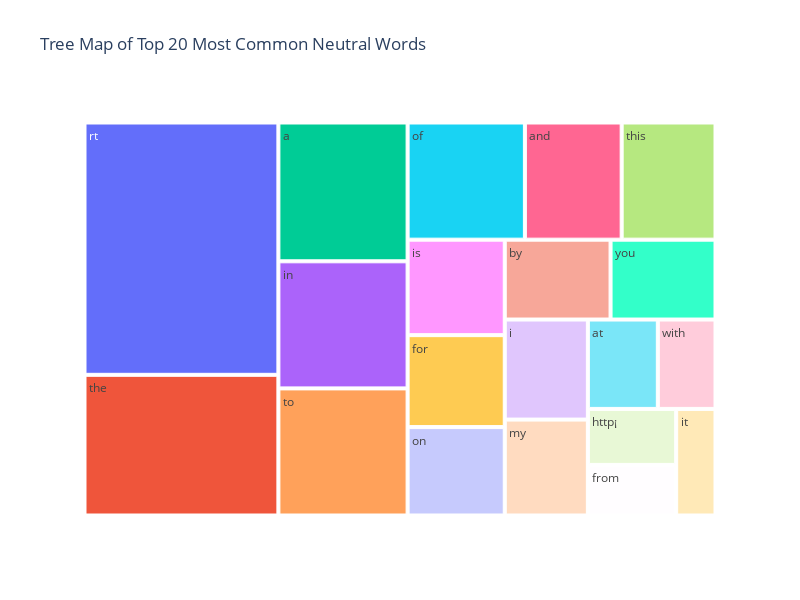

Notebook source saved alongside this figure:
### Code cell
plot_treemap(neutral_treemap_data, 'neutral')

### Figure 1 — Plotly figure (JSON) as saved in the notebook; plotly's stock layout.template omitted (floating-point values rounded to 4 significant figures)
{"data": [{"branchvalues": "total", "domain": {"x": [0, 1], "y": [0, 1]}, "hovertemplate": "labels=%{label}<br>count=%{value}<br>parent=%{parent}<br>id=%{id}<extra></extra>", "ids": ["a", "and", "at", "by", "for", "from", "http¡", "i", "in", "is", "it", "my", "of", "on", "rt", "the", "this", "to", "with", "you"], "labels": ["a", "and", "at", "by", "for", "from", "http¡", "i", "in", "is", "it", "my", "of", "on", "rt", "the", "this", "to", "with", "you"], "name": "", "parents": ["", "", "", "", "", "", "", "", "", "", "", "", "", "", "", "", "", "", "", ""], "type": "treemap", "values": [261, 165, 91, 123, 130, 65, 72, 121, 239, 135, 61, 116, 200, 125, 712, 397, 160, 239, 75, 122]}], "layout": {"height": 600, "legend": {"tracegroupgap": 0}, "title": {"text": "Tree Map of Top 20 Most Common Neutral Words"}, "width": 800}}
